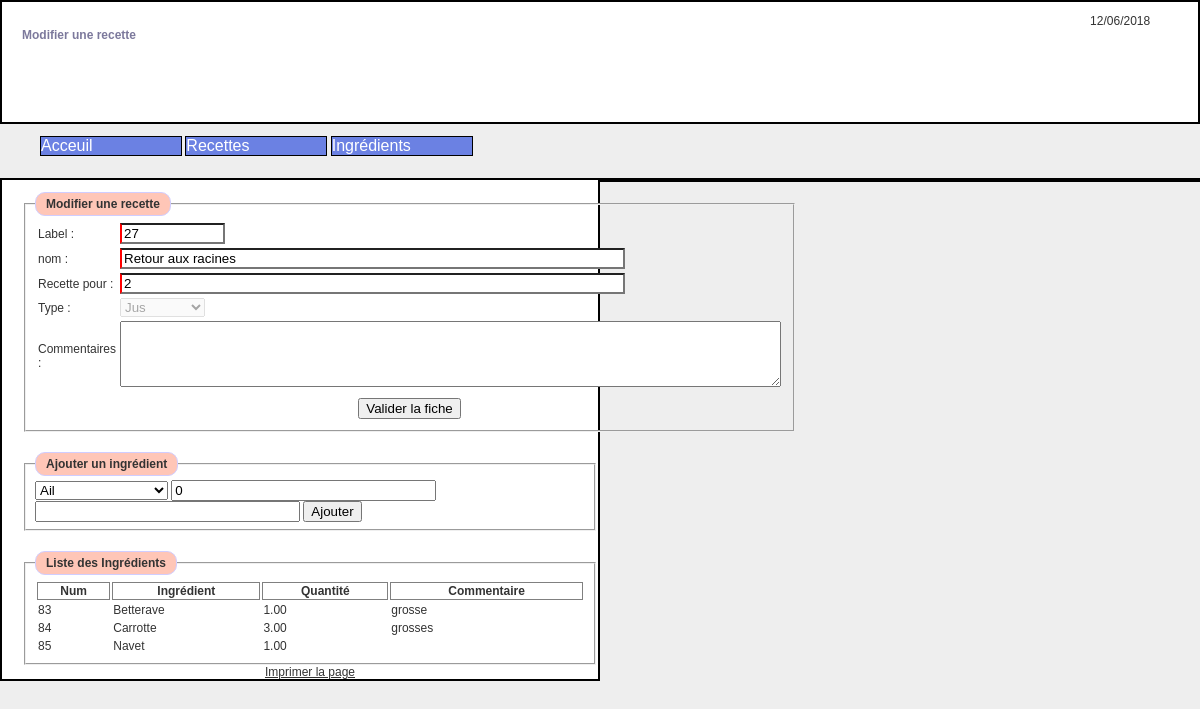
Screenshot of /gestion_recette.php?id=27 with the database file from the repository.
### tables this page shows
CREATE TABLE `recettes` (
  `recettes_id` bigint(20) NOT NULL,
  `recettes_nom` varchar(255) NOT NULL,
  `recettes_pour_qte_pers` smallint(6) NOT NULL,
  `recettes_type` tinyint(4) NOT NULL DEFAULT '1',
  `recettes_commentaire` varchar(4096) DEFAULT NULL
);

CREATE TABLE `recette_ingredients` (
  `recette_ingredients_id` int(11) NOT NULL,
  `recette_ingredients_recette_id` int(10) UNSIGNED NOT NULL,
  `recette_ingredients_ingredient_id` int(10) UNSIGNED NOT NULL,
  `recette_ingredients_ordre` int(11) NOT NULL,
  `recette_ingredients_quantite` decimal(6,2) DEFAULT '0.00',
  `recette_ingredients_quantite_commentaire` varchar(255) DEFAULT NULL
);

CREATE TABLE `ingredients` (
  `ingredients_id` int(11) NOT NULL,
  `ingredients_nom` varchar(255) DEFAULT NULL
);

### class/class_recettes.php (called while the page is built, shortened)
<?php
include_once('class_sys.php');
class recette {
    public function setdata($ligne) {
        $this->recette_id = $ligne['recettes_id'];
        $this->recette_nom = $ligne['recettes_nom'];
        $this->recettes_pour_qte_pers = $ligne['recettes_pour_qte_pers'];
        $this->recettes_type = $ligne['recettes_type'];
    }
    public function recrecette($id) {
        $class_sys = new sys();
        $query = "SELECT * FROM recettes WHERE recettes_id =" . $id;
        if ($class_sys->requete($query, "S")) {
            while ($ligne = mysqli_fetch_assoc($class_sys->result)) {
                extract($ligne);
                $this->setdata($ligne);
            }
        } else {
            $this->erreur = $class_sys->erreur;
            return false;
        }
        return true;
    }
    public function get_ingredients($id) {
        $class_sys = new sys();
        $list_ingredients = array();
        $query = sprintf("SELECT * FROM          recettes AS r
                                  INNER JOIN    recette_ingredients AS ri   ON(r.recettes_id = ri.recette_ingredients_recette_id)
                                  INNER JOIN    ingredients         AS i    ON(ri.recette_ingredients_ingredient_id = i.ingredients_id)
                                  WHERE r.recettes_id = %d
                                  ORDER BY ri.recette_ingredients_ordre", $id);
        if ($class_sys->requete($query, "S")) {
            while ($ligne = $class_sys->result->fetch_assoc()) {
                $list_ingredients[] = $ligne;
            }
        } else {
            $this->erreur = $class_sys->erreur;
        }
        return $list_ingredients;
    }
}
?>

### class/class_sys.php (called while the page is built, shortened)
<?php
class sys {
    var $base;
    var $user;
    var $mdp;
    var $hote;
    function __construct() {
        $this->hote = "localhost";
        $this->user = "alain";
        $this->mdp = "alain";
        $this->base = "recettes";
        return true;
    }
    function requete($req, $t) {
        $this->connexion = new mysqli($this->hote, $this->user, $this->mdp, $this->base);
        $this->requette = $req;
        $this->result = $this->connexion->query($this->requette);
        if ($this->result) {
            return true;
        }
        else {
            $this->erreur = "Erreur dans la requette : " . mysqli_error($this->connexion);
            mysqli_close($this->connexion);
            return false;
        }
    }
}
?>

### class/class_ingredient.php (called while the page is built, shortened)
<?php
include_once('class_sys.php');
class ingredient {
    public function get_all_ingredients() {
        $class_sys = new sys();
        $list_ingredients = array();
        $query = sprintf("SELECT * FROM     ingredients AS i ORDER BY i.ingredients_nom");
        if ($class_sys->requete($query, "S")) {
            while ($ligne = $class_sys->result->fetch_assoc()) {
                $list_ingredients[] = $ligne;
            }
        } else {
            $this->erreur = $class_sys->erreur;
        }
        return $list_ingredients;
    }
}
?>

### gestion_recette.php (the view, shortened to what this page needs)
<?php
require('class/class_sys.php');
require('class/class_recettes.php');
$fi = new recette();
require('class/class_ingredient.php');
$idd = 0;
if (@$_GET['id'] != "")
    $idd = @$_GET['id'];
if ($idd == 0)
    $titre = "Cr&eacute;er une recette";
else
    $titre = "Modifier une recette";
if ($idd != 0)
    $fi->recrecette($idd);
?>
<!doctype html>
<html>
    <head>
        <?php include ('php/inclusion_head.php'); ?>
    </head>
    <body>
        <div id="main">
            <div id="head">
                <?php include "php/entete.php"; ?>
            </div>
            <div id="menu">
                <?php include "php/menuh.php"; ?>
            </div>
            <div id="colgauche">
                <div class="rc">
                    <div class="MilieuLayout">
                        <form method="post" id="gestion_type _animal_Form"
                              action="gestion_recette.php?id=<?php echo $idd; ?>">
                            <fieldset>
                                <legend>
                                    <?php echo $titre; ?>
                                </legend>
                                <table>
                                    <tr>
                                        <td>Label :</td>
                                        <td><input class="oblig" type="text" id="recette_id" maxlength="10"
                                                   size="10" value="<?php echo $fi->recette_id; ?>" readonly/>
                                        </td>
                                    </tr>
                                    <tr>
                                        <td>nom :</td>
                                        <td><input class="oblig" type="text" id="recette_nom"
                                                   maxlength="60" size="60"
                                                   value="<?php echo $fi->recette_nom; ?>" />
                                        </td>
                                    </tr>
                                    <tr>
                                        <td>Recette pour :</td>
                                        <td><input class="oblig" type="text" id="recettes_pour_qte_pers"
                                                   maxlength="60" size="60"
                                                   value="<?php echo $fi->recettes_pour_qte_pers; ?>"
                                                   <?php if($idd > 0) {echo "readonly";} ?> />
                                        </td>
                                    </tr>
                                    <tr>
                                        <td>Type :</td>
                                        <td>
                                        <select id="recettes_type"  <?php if($idd > 0) {echo 'disabled';} ?>>
                                            <option value='1' <?php if($idd > 0 && $fi->recettes_type == '1') echo 'selected=""';?>>Jus</option>
                                        </td>
                                    </tr>
                                    <tr>
                                        <td>Commentaires :</td>
                                        <td>
                                            <textarea rows="4" cols="80" id="recettes_commentaire"><?php if($idd > 0) echo $fi->recettes_commentaire;?></textarea>
                                        </td>
                                    </tr>
                                    <tr>
                                        <td colspan="2">
                                        </td>
                                    </tr>
                                    <tr>
                                        <td colspan="2">
                                            <div id="boutons_valide">
                                                <input id="bt_valider" value="Valider la fiche" type="button"/>
                                            </div>
                                        </td>
                                    </tr>
                                </table>
                            </fieldset>
                        </form>
                        <div id="liste_ingredients">
                            <?php if ($idd > 0) { ?>
                            <div id="formulaire_ajout_ingredient">
                                <fieldset style="margin-top:20px;margin-bottom:20px;">
                                    <legend>Ajouter un ingrédient</legend>
                                    <?php
                                    $class_ingredients = new ingredient();
                                    $liste_ingredients = $class_ingredients->get_all_ingredients();
                                    if (count($liste_ingredients) > 0) {
                                        ?>
                                        <select id="sel_ingredient">
                                            <?php foreach ($liste_ingredients AS $ingredients) { ?>
                                                <option value='<?php echo $ingredients['ingredients_id']; ?>'><?php echo $ingredients['ingredients_nom']; ?></option>
                                            <?php } ?>
                                        </select>
                                        <input id="quantite" name="quantite" class="saisie" type="text" maxlength="50" size="30" value="0"/>
                                        <input id="quantite_commentaire" name="quantite_commentaire" class="saisie" type="text" maxlength="50" size="30" value=""/>
                                        <button type='submit' id='bouton_ajouter_ingredient'>Ajouter</button>
                                        <?php
                                    }
                                    ?>
                                </fieldset>
                            </div>
                            <?php } ?>
                            <fieldset>
                                <legend>
                                    Liste des Ingrédients
                                </legend>
                                <?php
                                $class_recette = new recette();
                                $liste_recette_ingredients = $class_recette->get_ingredients($idd);
                                if (count($liste_recette_ingredients) > 0) {
                                    ?>
                                    <table style='width:100%;'>
                                        <thead>
                                            <tr>
                                                <th>Num</th>
                                                <th>Ingrédient</th>
                                                <th>Quantité</th>
                                                <th>Commentaire</th>
                                            </tr>
                                        </thead>
                                            <?php foreach ($liste_recette_ingredients AS $recette_ingredients) { ?>
                                            <tr>
                                                <td><?php echo $recette_ingredients['recette_ingredients_id']; ?></td>
                                                <td><?php echo htmlentities($recette_ingredients['ingredients_nom']); ?></td>
                                                <td><?php echo $recette_ingredients['recette_ingredients_quantite']; ?></td>
                                                <td><?php echo $recette_ingredients['recette_ingredients_quantite_commentaire']; ?></td>
                                            </tr>
                                    <?php } ?>
                                    </table>
                                    <?php
                                }
                                ?>
                            </fieldset>
                        </div>
                        <div id="printerlink">
                            <a href="javascript:window.print()">Imprimer la page</a>
                        </div>
                    </div>
                </div>
            </div>
            <div id="coldroite">
                <div class="rc">
                </div>
            </div>
        </div>
    </body>
</html>

### images/defaut.css (style rules this page uses)
body { background-color: #EEEEEE; color: #333333; font-family: Georgia,Verdana,Helvetica,Arial; font-size: 12px; font-weight: normal; }
html, body { border: 0 none; margin: 0; padding: 0; }
.oblig { border-left:2px solid red; }
#head { background-position: left top; background-repeat: repeat-x; margin: 0; }
.rc { margin: 0; border: 2px solid black; }
.MilieuLayout { background-color: #FFFFFF; margin: 0; padding: 12px 0 0 20px; }
#colgauche { float: left; margin: 10px 0; width: 50%; }
#coldroite { float: right; margin: 10px 0; padding: 0 0 10px; width: 50%; }
legend { background-color: #ffc6b7; border: 1px solid #D0CDFF; border-radius: 10px; color: #333333; font-family: Georgia,Arial,Verdana,Helvetica; font-size: 12px; font-weight: bold; padding: 4px 10px; }
a:link, a:visited { color: #333333; text-decoration: underline; }
#boutons_valide, #printerlink, #liens, .message { text-align: center; }
th { border: 1px solid grey; }

### rows the page displays
recettes: recettes_id "27", recettes_nom "Retour aux racines", recettes_pour_qte_pers "2", recettes_type "Jus", recette_ingredients.recette_ingredients_id "83", ingredients.ingredients_nom "Betterave", recette_ingredients.recette_ingredients_quantite "1.00", recette_ingredients.recette_ingredients_quantite_commentaire "grosse", recette_ingredients.recette_ingredients_id "84", ingredients.ingredients_nom "Carrotte", recette_ingredients.recette_ingredients_quantite "3.00", recette_ingredients.recette_ingredients_quantite_commentaire "grosses", recette_ingredients.recette_ingredients_id "85", ingredients.ingredients_nom "Navet"

### other values shown
$titre "Modifier une recette"
form field value "Ail"
